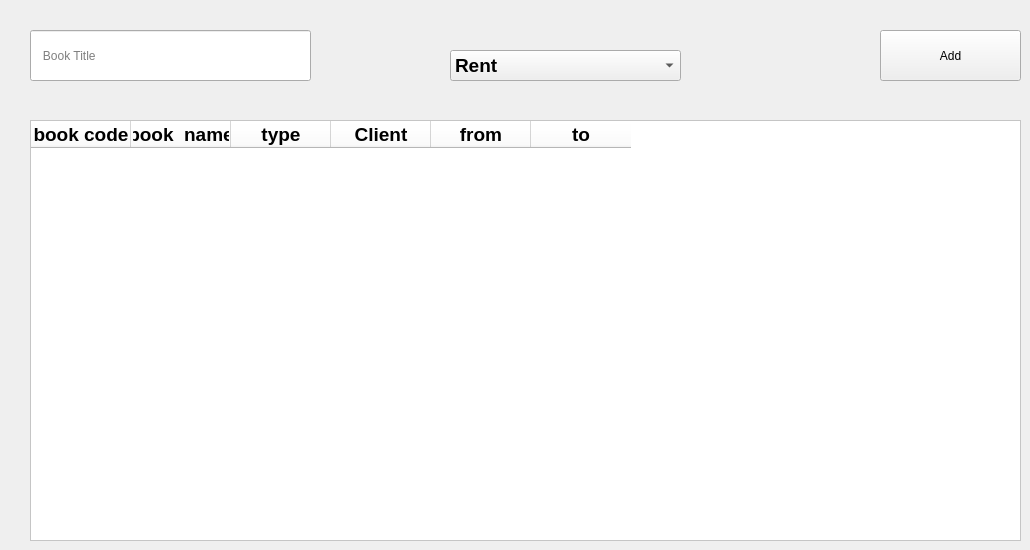
    <widget class="QWidget" name="tab">
     <attribute name="title">
      <string>Tab 1</string>
     </attribute>
     <widget class="QLineEdit" name="lineEdit">
      <property name="geometry">
       <rect>
        <x>30</x>
        <y>30</y>
        <width>281</width>
        <height>51</height>
       </rect>
      </property>
      <property name="font">
       <font>
        <family>Segoe UI</family>
       </font>
      </property>
      <property name="placeholderText">
       <string>   Book Title</string>
      </property>
     </widget>
     <widget class="QComboBox" name="comboBox">
      <property name="geometry">
       <rect>
        <x>450</x>
        <y>50</y>
        <width>231</width>
        <height>31</height>
       </rect>
      </property>
      <property name="font">
       <font>
        <family>Segoe UI</family>
        <pointsize>14</pointsize>
        <weight>75</weight>
        <bold>true</bold>
       </font>
      </property>
      <item>
       <property name="text">
        <string>Rent</string>
       </property>
      </item>
      <item>
       <property name="text">
        <string>Retrieve</string>
       </property>
      </item>
     </widget>
     <widget class="QPushButton" name="pushButton_8">
      <property name="geometry">
       <rect>
        <x>880</x>
        <y>30</y>
        <width>141</width>
        <height>51</height>
       </rect>
      </property>
      <property name="text">
       <string>Add</string>
      </property>
     </widget>
     <widget class="QTableWidget" name="tableWidget">
      <property name="geometry">
       <rect>
        <x>30</x>
        <y>120</y>
        <width>991</width>
        <height>421</height>
       </rect>
      </property>
      <property name="maximumSize">
       <size>
        <width>991</width>
        <height>421</height>
       </size>
      </property>
      <property name="styleSheet">
       <string notr="true">background-color: rgb(255, 255, 255);</string>
      </property>
      <column>
       <property name="text">
        <string>book code</string>
       </property>
       <property name="font">
        <font>
         <pointsize>14</pointsize>
         <weight>75</weight>
         <bold>true</bold>
        </font>
       </property>
       <property name="textAlignment">
        <set>AlignCenter</set>
       </property>
      </column>
      <column>
       <property name="text">
        <string>book  name</string>
       </property>
       <property name="font">
        <font>
         <pointsize>14</pointsize>
         <weight>75</weight>
         <bold>true</bold>
        </font>
       </property>
       <property name="textAlignment">
        <set>AlignCenter</set>
       </property>
      </column>
      <column>
       <property name="text">
        <string>type</string>
       </property>
       <property name="font">
        <font>
         <pointsize>14</pointsize>
         <weight>75</weight>
         <bold>true</bold>
        </font>
       </property>
       <property name="textAlignment">
        <set>AlignCenter</set>
       </property>
      </column>
      <column>
       <property name="text">
        <string>Client</string>
       </property>
       <property name="font">
        <font>
         <pointsize>14</pointsize>
         <weight>75</weight>
         <bold>true</bold>
        </font>
       </property>
       <property name="textAlignment">
        <set>AlignCenter</set>
       </property>
      </column>
      <column>
       <property name="text">
        <string>from</string>
       </property>
       <property name="font">
        <font>
         <pointsize>14</pointsize>
         <weight>75</weight>
         <bold>true</bold>
        </font>
       </property>
       <property name="textAlignment">
        <set>AlignCenter</set>
       </property>
      </column>
      <column>
       <property name="text">
        <string>to</string>
       </property>
       <property name="font">
        <font>
         <pointsize>14</pointsize>
         <weight>75</weight>
         <bold>true</bold>
        </font>
       </property>
       <property name="textAlignment">
        <set>AlignCenter</set>
       </property>
      </column>
     </widget>
    </widget>
